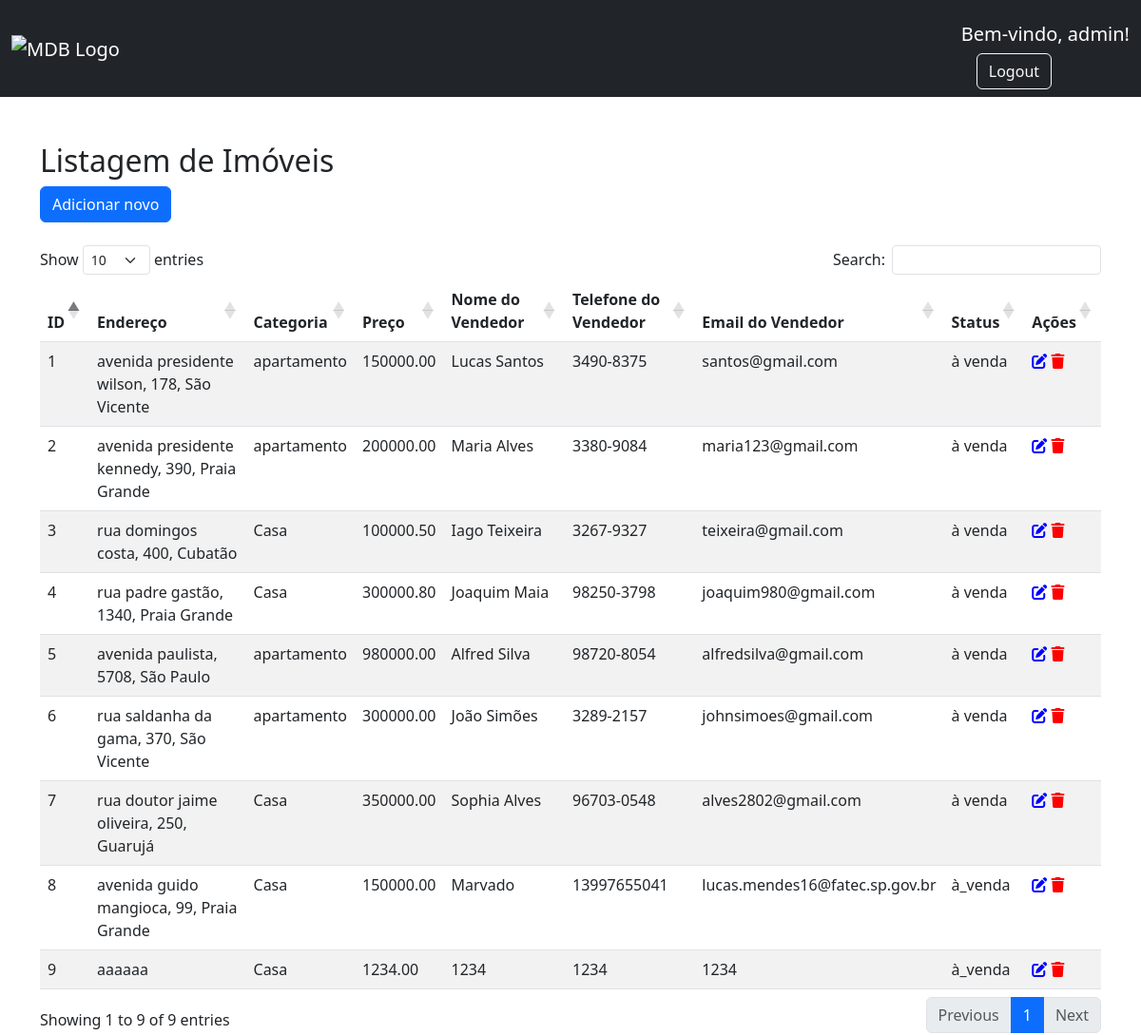
/painel.php (signed in), run on the app's committed database.
### tables this page shows
CREATE TABLE `imoveis` (
  `id` int(20) NOT NULL,
  `endereco` varchar(255) NOT NULL,
  `categoria` varchar(50) DEFAULT NULL,
  `preco` decimal(10,2) NOT NULL,
  `nome_vendedor` varchar(255) NOT NULL,
  `telefone_vendedor` varchar(20) NOT NULL,
  `email_vendedor` varchar(255) NOT NULL,
  `status` varchar(30) DEFAULT NULL,
  `foto` varchar(255) NOT NULL
);

### painel.php (the view, shortened to what this page needs)
<!DOCTYPE html>
<html>
<head>
    <link href="https://cdn.jsdelivr.net/npm/bootstrap@5.3.0/dist/css/bootstrap.min.css" rel="stylesheet">
    <link href="https://cdn.datatables.net/1.13.6/css/dataTables.bootstrap5.min.css" rel="stylesheet">
    <link rel="stylesheet" href="https://cdnjs.cloudflare.com/ajax/libs/font-awesome/6.4.2/css/all.min.css" />
</head>
<body>
    <?php
    $nomeUsuario = $_SESSION["nomeUsuario"];
    if ($nomeUsuario != null) {
    ?>
    <nav class="navbar navbar-expand-lg navbar-dark bg-dark">
        <div class="container-fluid">
            <div class="collapse navbar-collapse" id="navbarSupportedContent">
                <a class="navbar-brand mt-2 mt-lg-0" href="#">
                    <img
                        src="/fastimoveis/assets/logo.webp"
                        height="15"
                        alt="MDB Logo"
                        loading="lazy"
                    />
                </a>
            </div>
            <div class="d-flex align-items-center">
                <a class="text-reset me-3" href="#">
                    <i class="fas fa-shopping-cart"></i>
                </a>
                <div class="dropdown">
                    <a>
                        <h5 class="mt-3" style="color: white;">Bem-vindo, <?= $nomeUsuario ?>!</h5>
                    </a>
                    <div class="ms-3">
                        <a href="logout.php" class="btn btn-outline-light">Logout</a>
                    </div>
                </div>
            </div>
        </div>
    </nav>
    <div class="container">
        <h2 class="mt-5">Listagem de Imóveis</h2>
        <button type="button" class="btn btn-primary" data-bs-toggle="modal" data-bs-target="#addModal">
            Adicionar novo
        </button>
        <br>
        <br>
        <table id="imoveisTable" class="table table-striped">
            <thead>
                <tr>
                    <th>ID</th>
                    <th>Endereço</th>
                    <th>Categoria</th>
                    <th>Preço</th>
                    <th>Nome do Vendedor</th>
                    <th>Telefone do Vendedor</th>
                    <th>Email do Vendedor</th>
                    <th>Status</th>
                    <th>Ações</th>
                </tr>
            </thead>
            <tbody>
                <?php
                try {
                    $conn = new PDO("mysql:host=localhost;dbname=fastimoveis;charset=utf8", "root", "");
                    $query = "SELECT * FROM imoveis";
                    $stmt = $conn->query($query);
                    while ($row = $stmt->fetch(PDO::FETCH_ASSOC)) {
                ?>
                    <tr>
                        <td><?= $row['id'] ?></td>
                        <td><?= $row['endereco'] ?></td>
                        <td><?= $row['categoria'] ?></td>
                        <td><?= $row['preco'] ?></td>
                        <td><?= $row['nome_vendedor'] ?></td>
                        <td><?= $row['telefone_vendedor'] ?></td>
                        <td><?= $row['email_vendedor'] ?></td>
                        <td><?= $row['status'] ?></td>
                        <td>
                            <i class="edit-icon icon-button" data-bs-toggle="modal" data-bs-target="#editModal<?= $row['id'] ?>">
                                <i class="fas fa-edit"></i>
                            </i>
                            <i class="delete-icon" type="button" class="btn btn-icon btn-danger" onclick="deleteRecord(<?= $row['id'] ?>)">
                                <i class="fas fa-trash"></i>
                            </i>
                        </td>
                    </tr>
                    </div>
                <?php
                    }
                } catch (PDOException $e) {
                    echo "Error: " . $e->getMessage();
                }
                ?>
</body>
<?php }  ?>
</html>

### painel.php (style rules this page uses)
.edit-icon { color: blue; }
.delete-icon { color: red; }
.icon-button { cursor: pointer; transition: color 0.2s; }

### data on the page
imoveis: id "1", endereco "avenida presidente wilson, 178, São Vicente", categoria "apartamento", preco "150000.00", nome_vendedor "Lucas Santos", telefone_vendedor "3490-8375", email_vendedor "santos@gmail.com", status "à venda"
imoveis: id "2", endereco "avenida presidente kennedy, 390, Praia Grande", categoria "apartamento", preco "200000.00", nome_vendedor "Maria Alves", telefone_vendedor "3380-9084", email_vendedor "maria123@gmail.com", status "à venda"
imoveis: id "3", endereco "rua domingos costa, 400, Cubatão", categoria "Casa", preco "100000.50", nome_vendedor "Iago Teixeira", telefone_vendedor "3267-9327", email_vendedor "teixeira@gmail.com", status "à venda"
imoveis: id "4", endereco "rua padre gastão, 1340, Praia Grande", categoria "Casa", preco "300000.80", nome_vendedor "Joaquim Maia", telefone_vendedor "98250-3798", email_vendedor "joaquim980@gmail.com", status "à venda"
imoveis: id "5", endereco "avenida paulista, 5708, São Paulo", categoria "apartamento", preco "980000.00", nome_vendedor "Alfred Silva", telefone_vendedor "98720-8054", email_vendedor "alfredsilva@gmail.com", status "à venda"
imoveis: id "6", endereco "rua saldanha da gama, 370, São Vicente", categoria "apartamento", preco "300000.00", nome_vendedor "João Simões", telefone_vendedor "3289-2157", email_vendedor "johnsimoes@gmail.com", status "à venda"
imoveis: id "7", endereco "rua doutor jaime oliveira, 250, Guarujá", categoria "Casa", preco "350000.00", nome_vendedor "Sophia Alves", telefone_vendedor "96703-0548", email_vendedor "alves2802@gmail.com", status "à venda"
imoveis: id "8", endereco "avenida guido mangioca, 99, Praia Grande", categoria "Casa", preco "150000.00", nome_vendedor "Marvado", telefone_vendedor "13997655041", email_vendedor "lucas.mendes16@fatec.sp.gov.br", status "à_venda"
imoveis: id "9", endereco "aaaaaa", categoria "Casa", preco "1234.00", nome_vendedor "1234", telefone_vendedor "1234", email_vendedor "1234", status "à_venda"

### other printed values
$nomeUsuario "admin"
